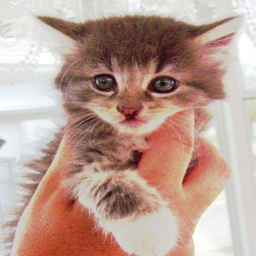
%> input picture Input/cat.png, 256 x 256 px
$ octave Problem5.m   (GNU Octave 9; MATLAB toolbox functions it lacks are replaced by stand-ins)
%> lines starting %> are read from the running program, lines starting %| are printed output that depends on the picture
%Image Blending
im1 = imread('cat.png');
%> im1 is the input picture: size 256x256x3 uint8; mean R, G, B 188, 158.8, 147.9
im2 = imread('dog.png');
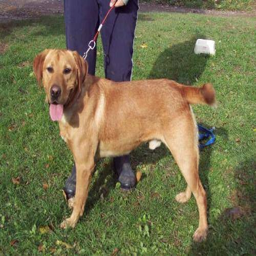
%> input picture Input/dog.png, 256 x 256 px
%> im2 is the input picture: size 256x256x3 uint8; mean R, G, B 114.5, 111.5, 77
% First thing about image blending is all the image have to be the same size
if isequal(size(im1), size(im2))
    % Perform image blending using alpha blending
    bim = (0.5 * double(im1)) + (0.5 * double(im2));
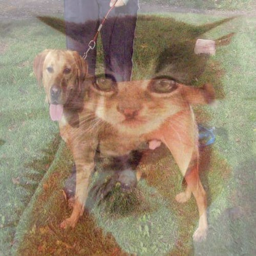
%> bim: size 256x256x3 double; mean R, G, B 151.3, 135.2, 112.5
    % Convert the blended image back to the original data type (e.g., uint8)
    bim = uint8(bim);
%> bim: size 256x256x3 uint8
    figure;
    %Input Image 1
    subplot(2, 3, 1);
    imshow(im1);
    title('Input Image 1');
    %Input Image 1
    subplot(2, 3, 2);
    imshow(im2);
    title('Input Image 2');
    %Blended image
    subplot(2, 3, 3);
    imshow(bim);
    title('Blended Image');
else
    error('Both images should have the same size.');
end
